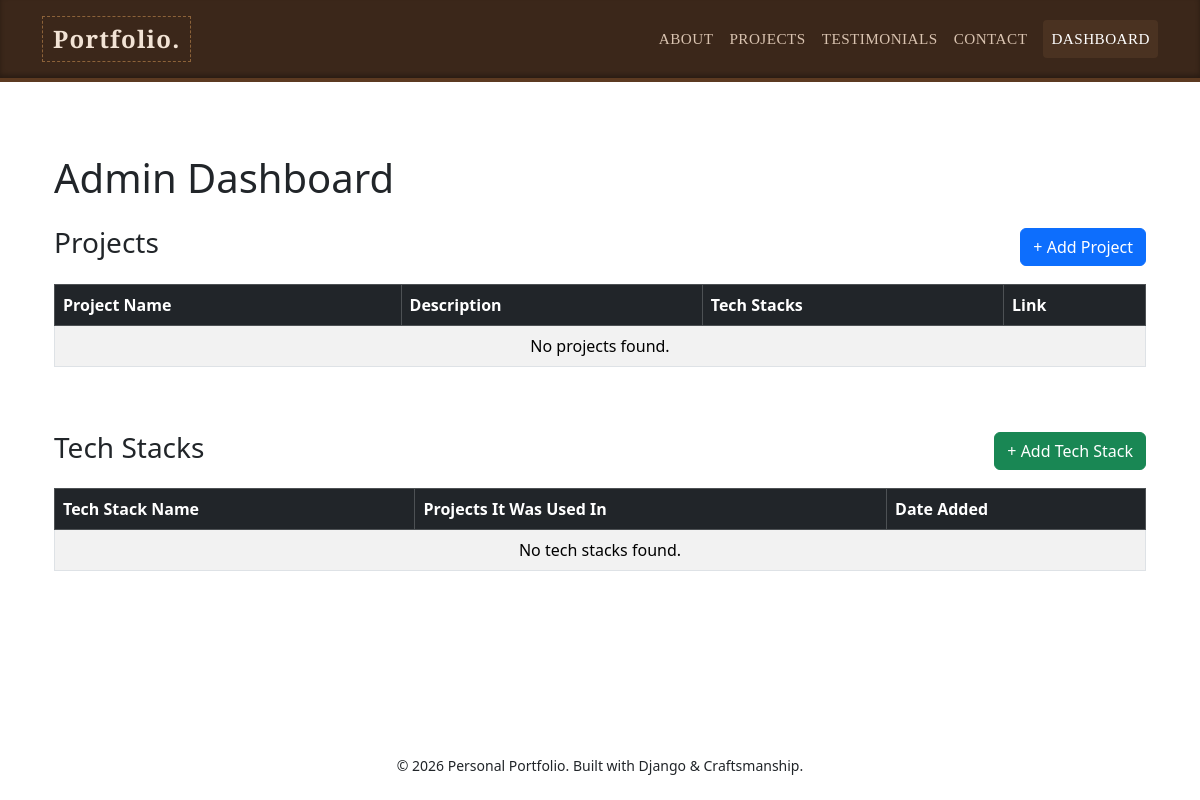
/dashboard/ (signed in), run on an earlier commit of the app's database.
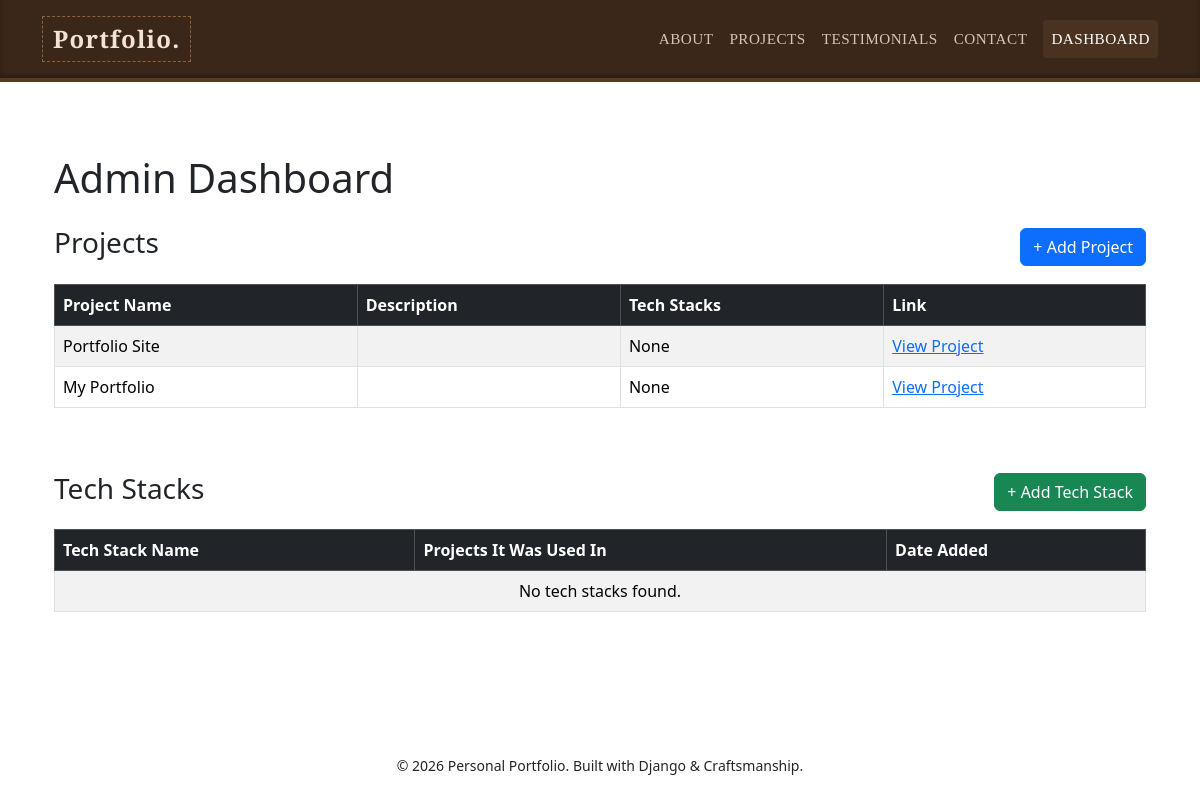
And on a later commit of the database.
### main_app/models.py (models this page shows, shortened)
class Project(models.Model):
    project_name = models.CharField(max_length=200)
    description = models.TextField()
    tech_stacks = models.ManyToManyField(TechStack, related_name='projects')
    link = models.URLField(blank=True, null=True)

### main_app/views.py (the view)
# urls.py: path('dashboard/', views.dashboard_view, name='dashboard'),
@staff_member_required
def dashboard_view(request):
    projects = Project.objects.all()
    tech_stacks = TechStack.objects.all()
    return render(request, 'main_app/dashboard.html', {
        'projects': projects,
        'tech_stacks': tech_stacks
    })

### main_app/templates/main_app/dashboard.html (shortened to what this page needs)
{% extends 'main_app/base.html' %}
{% block content %}
<div class="container mt-4">
    <h1 class="mb-4">Admin Dashboard</h1>
    <div class="d-flex justify-content-between align-items-center mb-3">
        <h3>Projects</h3>
        <a href="{% url 'project_create' %}" class="btn btn-primary">+ Add Project</a>
    </div>
    <div class="table-responsive mb-5">
        <table class="table table-bordered table-striped">
            <thead class="table-dark">
                <tr>
                    <th>Project Name</th>
                    <th>Description</th>
                    <th>Tech Stacks</th>
                    <th>Link</th>
                </tr>
            </thead>
            <tbody>
                {% for project in projects %}
                <tr>
                    <td>{{ project.project_name }}</td>
                    <td>{{ project.description|truncatechars:50 }}</td>
                    <td>
                        {% for stack in project.tech_stacks.all %}
                            {{ stack.name }}{% if not forloop.last %}, {% endif %}
                        {% empty %}
                            None
                        {% endfor %}
                    </td>
                    <td>
                        {% if project.link %}
                            <a href="{{ project.link }}" target="_blank">View Project</a>
                        {% else %}
                            No Link
                        {% endif %}
                    </td>
                </tr>
                {% empty %}
                <tr><td colspan="4" class="text-center">No projects found.</td></tr>
                {% endfor %}
            </tbody>
        </table>
    </div>
    <div class="d-flex justify-content-between align-items-center mb-3">
        <h3>Tech Stacks</h3>
        <a href="{% url 'add_tech_stack' %}" class="btn btn-success">+ Add Tech Stack</a>
    </div>
    <div class="table-responsive">
        <table class="table table-bordered table-striped">
            <thead class="table-dark">
                <tr>
                    <th>Tech Stack Name</th>
                    <th>Projects It Was Used In</th>
                    <th>Date Added</th>
                </tr>
            </thead>
            <tbody>
                {% for stack in tech_stacks %}
                <tr>
                    <td>{{ stack.name }}</td>
                    <td>
                        {% for project in stack.projects.all %}
                            {{ project.project_name }}{% if not forloop.last %}, {% endif %}
                        {% empty %}
                            Not used yet
                        {% endfor %}
                    </td>
                    <td>{{ stack.created_at|date:"M d, Y" }}</td>
                </tr>
                {% empty %}
                <tr><td colspan="3" class="text-center">No tech stacks found.</td></tr>
                {% endfor %}
            </tbody>
        </table>
    </div>
</div>
{% endblock %}

What changed in the data, as far as the page shows it:
added Project: project_name "Portfolio Site"
added Project: project_name "My Portfolio"
Also different on the page:
text no longer shown: "No projects found."
